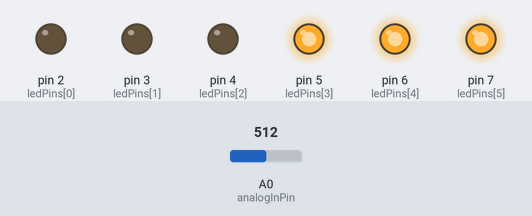
The sketch below on a simulated Arduino Uno, built with avr-gcc and run on an emulated ATmega328P. On the bench: output pins drawn as LEDs (lit = HIGH). Inputs (shaded band) come from the test bench; at power-on: A0 (analogInPin) = 512.

Above: at 1.2 s.
1.3 s: A0 (analogInPin) set to 673
2.8 s: A0 (analogInPin) set to 693
At 3.6 s:
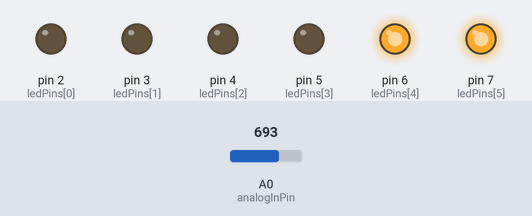
4.3 s: A0 (analogInPin) set to 511
At 4.7 s:
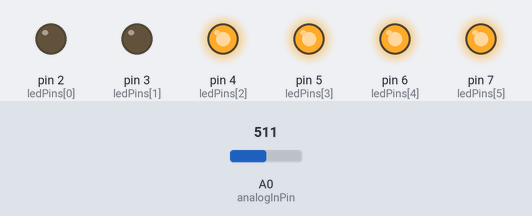
5.8 s: A0 (analogInPin) set to 355
7.3 s: A0 (analogInPin) set to 322
At 8.2 s:
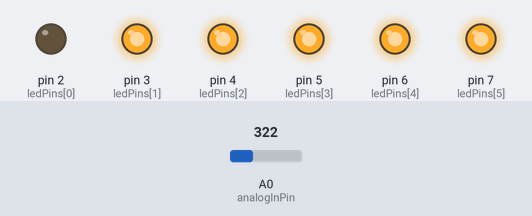
8.8 s: A0 (analogInPin) set to 716
At 9.3 s:
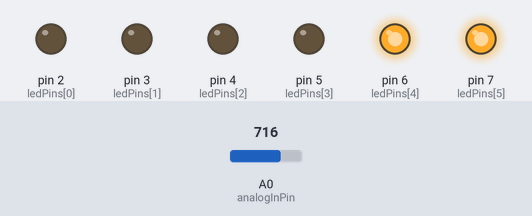
Timing chart, 0 to 11.3 s (numbered marks = the images above; inputs shaded):
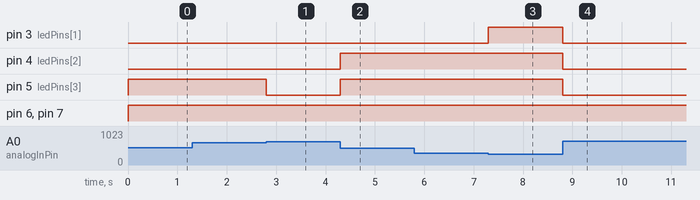

The sketch:

ch7r5.pde
```cpp
/*
  Bargraph sketch

 Turns on a series of LEDs proportional to a value of an analog sensor.
 Six LEDs are controlled but you can change the number of LEDs by changing
 the value of NbrLEDs and adding the pins to the ledPins array
 */

const int NbrLEDs = 6;
const int ledPins[] = { 2, 3, 4, 5, 6, 7};
const int analogInPin = 0;   // Analog input pin connected to
                             // the variable resistor
const int wait = 30;

// Swap values of the following two constants if cathodes are connected to Gnd
const boolean LED_ON = LOW;
const boolean LED_OFF = HIGH;

int sensorValue = 0;        // value read from the sensor
int ledLevel = 0;           // sensor value converted into LED 'bars'

void setup() {
  for (int led = 0; led < NbrLEDs; led++)
  {
    pinMode(ledPins[led], OUTPUT);  // make all the LED pins outputs
  }
}

void loop() {
  sensorValue = analogRead(analogInPin);             // read the analog in value
  ledLevel = map(sensorValue, 0, 1023, 0, NbrLEDs);  // map to the number of LEDs
  for (int led = 0; led < NbrLEDs; led++)
  {
    if (led < ledLevel ) {
      digitalWrite(ledPins[led], LED_ON);     // turn on pins less than the level
    }
    else {
      digitalWrite(ledPins[led], LED_OFF);      // turn off pins higher than
                                                // the level
    }
  }
}
```

Measured:
- the behaviour switches between 681 and 682 on A0 (analogInPin) (found by bisection; images 0 and 1)
- the behaviour switches between 341 and 340 on A0 (analogInPin) (found by bisection; images 2 and 3)
- after the input at 1.3 s, every drawn part: stays the same
- after the input at 2.8 s, pin 5 (ledPins[3]): HIGH → LOW at once
- after the input at 4.3 s, pin 4 (ledPins[2]), pin 5 (ledPins[3]): LOW → HIGH at once
- after the input at 5.8 s, every drawn part: stays the same
- after the input at 7.3 s, pin 3 (ledPins[1]): LOW → HIGH at once
- after the input at 8.8 s, pin 3 (ledPins[1]), pin 4 (ledPins[2]), pin 5 (ledPins[3]): HIGH → LOW at once
